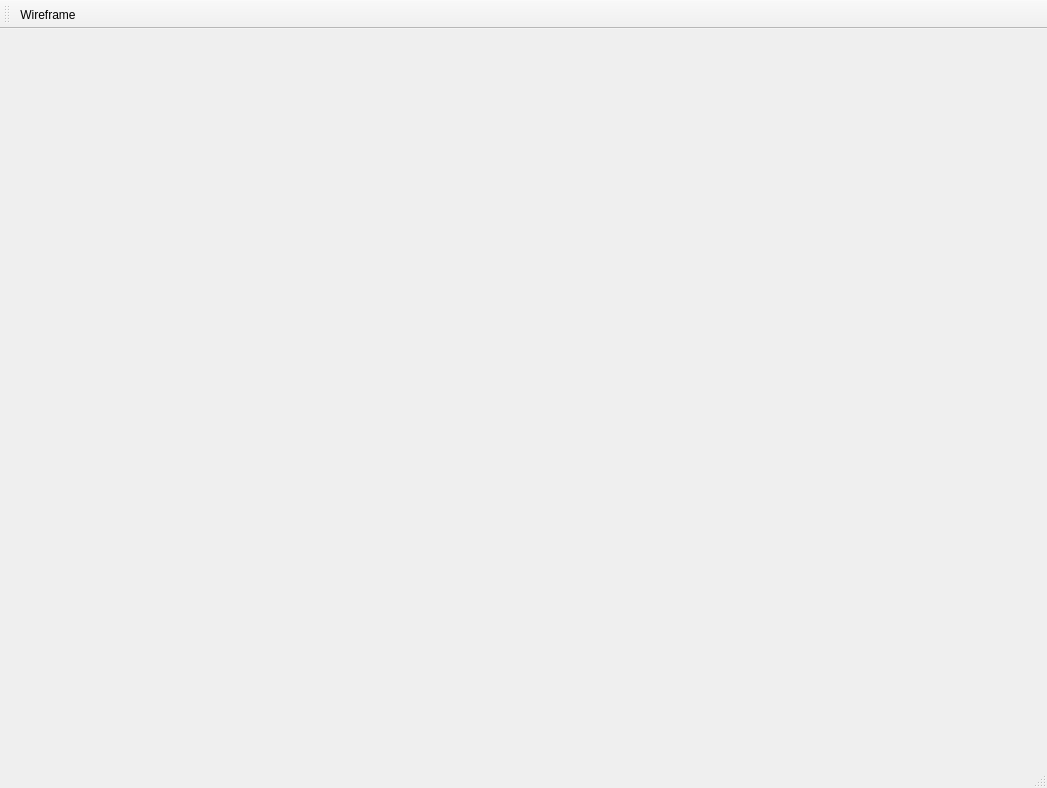
<?xml version="1.0" encoding="UTF-8"?>
<ui version="4.0">
 <class>MainWindow</class>
 <widget class="QMainWindow" name="MainWindow">
  <property name="geometry">
   <rect>
    <x>0</x>
    <y>0</y>
    <width>1047</width>
    <height>788</height>
   </rect>
  </property>
  <property name="windowTitle">
   <string>3D-programmering</string>
  </property>
  <widget class="QWidget" name="centralWidget">
   <layout class="QVBoxLayout" name="verticalLayout">
    <item>
     <layout class="QVBoxLayout" name="renderLayout"/>
    </item>
   </layout>
  </widget>
  <widget class="QMenuBar" name="menuBar">
   <property name="geometry">
    <rect>
     <x>0</x>
     <y>0</y>
     <width>1047</width>
     <height>22</height>
    </rect>
   </property>
  </widget>
  <widget class="QToolBar" name="mainToolBar">
   <property name="autoFillBackground">
    <bool>false</bool>
   </property>
   <property name="toolButtonStyle">
    <enum>Qt::ToolButtonTextUnderIcon</enum>
   </property>
   <attribute name="toolBarArea">
    <enum>TopToolBarArea</enum>
   </attribute>
   <attribute name="toolBarBreak">
    <bool>false</bool>
   </attribute>
   <addaction name="actionWireframe"/>
  </widget>
  <widget class="QStatusBar" name="statusBar"/>
  <action name="actionWireframe">
   <property name="checkable">
    <bool>true</bool>
   </property>
   <property name="enabled">
    <bool>true</bool>
   </property>
   <property name="icon">
    <iconset resource="programicons.qrc">
     <normaloff>:/icons/icons8-diamond-filled-100.png</normaloff>
     <normalon>:/icons/icons8-diamond-100.png</normalon>:/icons/icons8-diamond-filled-100.png</iconset>
   </property>
   <property name="text">
    <string>Wireframe</string>
   </property>
  </action>
 </widget>
 <layoutdefault spacing="6" margin="11"/>
 <resources>
  <include location="programicons.qrc"/>
 </resources>
 <connections/>
</ui>
